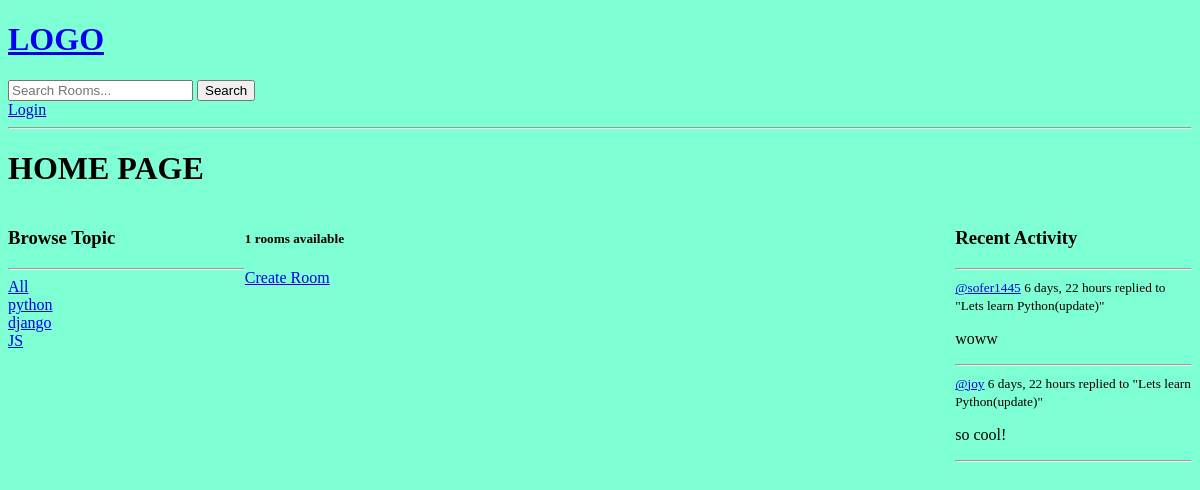
The app's page /, older data.
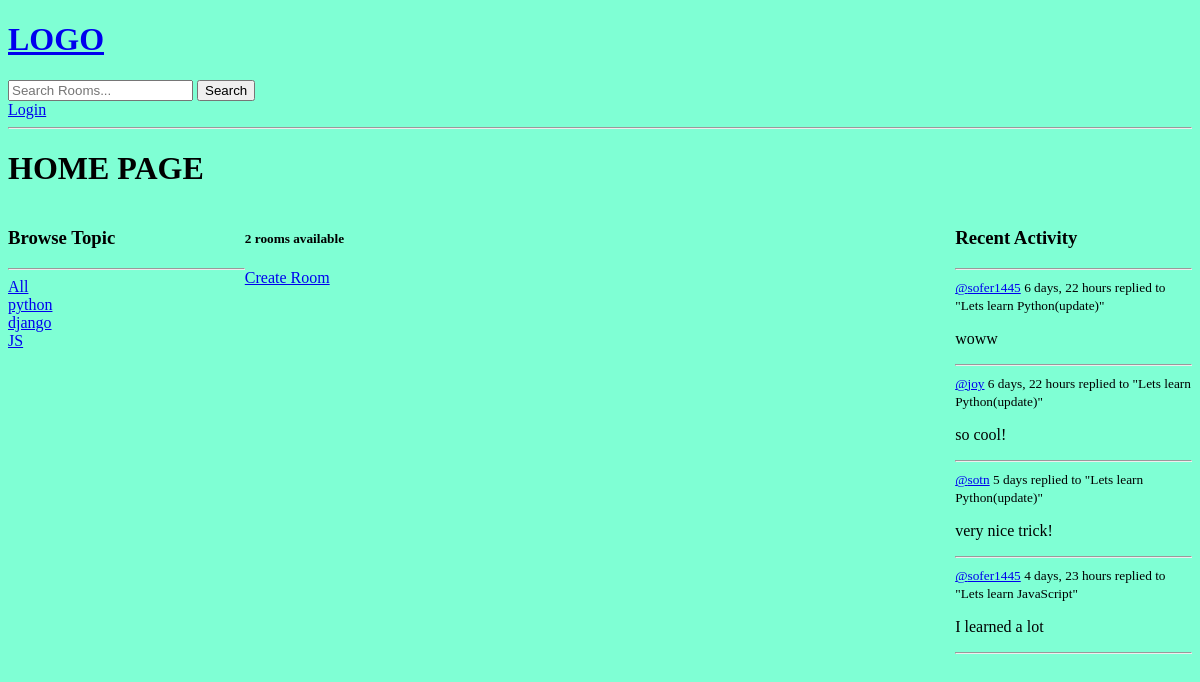
The same page, newer data.
### base/models.py (models this page shows, shortened)
class Topic(models.Model):
    name = models.CharField(max_length=200)

class Massage(models.Model):
    user = models.ForeignKey(User, on_delete=models.CASCADE)
    room = models.ForeignKey(Room, on_delete=models.CASCADE)
    body = models.TextField()
    updated = models.DateTimeField(auto_now=True)
    created = models.DateTimeField(auto_now_add=True)
    class Mata:
        ordering = ['-updated', '-created']
    def __str__(self):
        return self.body[0:50]

class Room(models.Model):
    host = models.ForeignKey(User, on_delete=models.SET_NULL, null=True)
    topic = models.ForeignKey(Topic, on_delete=models.SET_NULL, null=True)
    name = models.CharField(max_length=200)
    description = models.TextField(null=True, blank=True)
    participants = models.ManyToManyField(User, related_name='participants', blank=True)
    updated = models.DateTimeField(auto_now=True)
    created = models.DateTimeField(auto_now_add=True)
    class Mata:
        ordering = ['-updated', '-created']
    def __str__(self):
        return self.name

### base/views.py (the view)
# urls.py: path('', views.home, name="home"),
def home(request):
    q = request.GET.get('q') if request.GET.get('q') is not None else ''  # search
    rooms = Room.objects.all().filter(
        Q(topic__name__icontains=q) |
        Q(name__icontains=q) |
        Q(description__icontains=q)
    )
    topics = Topic.objects.all()
    room_count = rooms.count()
    room_message = Massage.objects.filter(Q(room__topic__name__icontains=q))
    context = {'rooms': rooms, 'topics': topics,
               'room_count': room_count, 'room_message': room_message}
    return render(request, 'base/home.html', context)

### base/templates/base/home.html (shortened to what this page needs)
{% extends 'main.html' %}
{% block content %}
    <h1>HOME PAGE</h1>
    <div class="home-container">
        <div>
            {% include 'base/topics_component.html' %}
        </div>
        <div>
            <h5>{{ room_count }} rooms available</h5>
            <a href="{% url 'create-room' %}">Create Room</a>
        </div>
        <div>
            {% include 'base/activity_component.html' %}
        </div>
    </div>
{% endblock content %}

### base/templates/base/topics_component.html
<div>
    <h3>Browse Topic</h3>
    <hr>
    <div>
        <a href="{% url 'home' %}">All</a>
    </div>
    {% for topic in topics %}
        <div>
            <a href="{% url 'home' %}?q={{ topic.name }}">{{ topic.name }}</a>
        </div>
    {% endfor %}
</div>

### base/templates/base/activity_component.html (shortened to what this page needs)
<h3>Recent Activity</h3>
<hr>
{% for message in room_message %}
    <div>
        <small><a href="{% url 'user-profile' message.user.id %}">
            @{{ message.user }}</a> {{ message.created|timesince }} </small>
        <small>replied to "{{ message.room }}"</small>
        <p>{{ message }}</p>
        <hr>
    </div>
{% endfor %}

Row changes from the older to the newer data that the page shows:
added Massage: user "sotn", created "5 days", room "Lets learn Python(update)", body "very nice trick!"
added Massage: user "sofer1445", created "4 days, 23 hours", room "Lets learn JavaScript", body "I learned a lot"
Text that changed along with them:
{{ room_count }}: "1" → "2"
